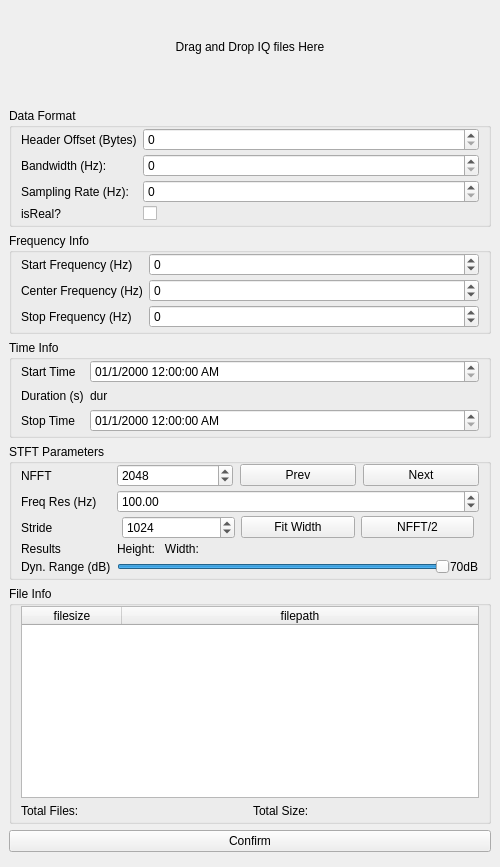
<?xml version="1.0" encoding="UTF-8"?>
<ui version="4.0">
 <class>Form_SpecViewer1</class>
 <widget class="QWidget" name="Form_SpecViewer1">
  <property name="geometry">
   <rect>
    <x>0</x>
    <y>0</y>
    <width>500</width>
    <height>867</height>
   </rect>
  </property>
  <property name="acceptDrops">
   <bool>true</bool>
  </property>
  <property name="windowTitle">
   <string>Form</string>
  </property>
  <layout class="QVBoxLayout" name="verticalLayout">
   <property name="leftMargin">
    <number>0</number>
   </property>
   <property name="topMargin">
    <number>0</number>
   </property>
   <property name="rightMargin">
    <number>0</number>
   </property>
   <property name="bottomMargin">
    <number>0</number>
   </property>
   <item>
    <widget class="QLabel" name="instruction_label">
     <property name="sizePolicy">
      <sizepolicy hsizetype="Expanding" vsizetype="Expanding">
       <horstretch>0</horstretch>
       <verstretch>0</verstretch>
      </sizepolicy>
     </property>
     <property name="acceptDrops">
      <bool>true</bool>
     </property>
     <property name="text">
      <string>Drag and Drop IQ files Here</string>
     </property>
     <property name="alignment">
      <set>Qt::AlignmentFlag::AlignCenter</set>
     </property>
    </widget>
   </item>
   <item>
    <widget class="QWidget" name="FormB" native="true">
     <layout class="QVBoxLayout" name="FormCLayout">
      <item>
       <widget class="QGroupBox" name="DataFormatGroup">
        <property name="title">
         <string>Data Format</string>
        </property>
        <layout class="QFormLayout" name="DataFormatGroupLayout">
         <property name="verticalSpacing">
          <number>3</number>
         </property>
         <property name="topMargin">
          <number>0</number>
         </property>
         <property name="bottomMargin">
          <number>3</number>
         </property>
         <item row="0" column="0">
          <widget class="QLabel" name="header_label">
           <property name="text">
            <string>Header Offset (Bytes)</string>
           </property>
          </widget>
         </item>
         <item row="0" column="1">
          <widget class="QSpinBox" name="header_input">
           <property name="maximum">
            <number>2147483647</number>
           </property>
          </widget>
         </item>
         <item row="1" column="0">
          <widget class="QLabel" name="bandwidth_label">
           <property name="text">
            <string>Bandwidth (Hz):</string>
           </property>
          </widget>
         </item>
         <item row="1" column="1">
          <widget class="QSpinBox" name="bandwidth_input">
           <property name="maximum">
            <number>2147483647</number>
           </property>
          </widget>
         </item>
         <item row="3" column="0">
          <widget class="QLabel" name="isReal_label">
           <property name="text">
            <string>isReal?</string>
           </property>
          </widget>
         </item>
         <item row="3" column="1">
          <widget class="QCheckBox" name="isReal_input">
           <property name="text">
            <string/>
           </property>
          </widget>
         </item>
         <item row="2" column="0">
          <widget class="QLabel" name="samplingrate_label">
           <property name="text">
            <string>Sampling Rate (Hz):</string>
           </property>
          </widget>
         </item>
         <item row="2" column="1">
          <widget class="QSpinBox" name="samplingrate_input">
           <property name="minimum">
            <number>0</number>
           </property>
           <property name="maximum">
            <number>2147483647</number>
           </property>
          </widget>
         </item>
        </layout>
       </widget>
      </item>
      <item>
       <widget class="QGroupBox" name="FrequencyGroup">
        <property name="title">
         <string>Frequency Info</string>
        </property>
        <layout class="QFormLayout" name="DataFrequencyGroupLayout">
         <property name="verticalSpacing">
          <number>3</number>
         </property>
         <property name="topMargin">
          <number>0</number>
         </property>
         <property name="bottomMargin">
          <number>3</number>
         </property>
         <item row="1" column="0">
          <widget class="QLabel" name="startfreq_label">
           <property name="text">
            <string>Start Frequency (Hz)</string>
           </property>
          </widget>
         </item>
         <item row="1" column="1">
          <widget class="QSpinBox" name="startfreq_input">
           <property name="minimum">
            <number>-2147483647</number>
           </property>
           <property name="maximum">
            <number>2147483647</number>
           </property>
          </widget>
         </item>
         <item row="2" column="0">
          <widget class="QLabel" name="centerfreq_label">
           <property name="text">
            <string>Center Frequency (Hz)</string>
           </property>
          </widget>
         </item>
         <item row="2" column="1">
          <widget class="QSpinBox" name="centerfreq_input">
           <property name="minimum">
            <number>-2147483647</number>
           </property>
           <property name="maximum">
            <number>2147483647</number>
           </property>
          </widget>
         </item>
         <item row="3" column="0">
          <widget class="QLabel" name="stopfreq_label">
           <property name="text">
            <string>Stop Frequency (Hz)</string>
           </property>
          </widget>
         </item>
         <item row="3" column="1">
          <widget class="QSpinBox" name="stopfreq_input">
           <property name="minimum">
            <number>-2147483647</number>
           </property>
           <property name="maximum">
            <number>2147483647</number>
           </property>
          </widget>
         </item>
        </layout>
       </widget>
      </item>
      <item>
       <widget class="QGroupBox" name="TimeGroup">
        <property name="title">
         <string>Time Info</string>
        </property>
        <layout class="QFormLayout" name="formLayout">
         <property name="topMargin">
          <number>0</number>
         </property>
         <property name="bottomMargin">
          <number>3</number>
         </property>
         <item row="0" column="0">
          <widget class="QLabel" name="starttime_label">
           <property name="text">
            <string>Start Time</string>
           </property>
          </widget>
         </item>
         <item row="0" column="1">
          <widget class="QDateTimeEdit" name="starttime_input">
           <property name="displayFormat">
            <string>dd/M/yyyy hh:mm:ss AP</string>
           </property>
          </widget>
         </item>
         <item row="2" column="0">
          <widget class="QLabel" name="stoptime_label">
           <property name="text">
            <string>Stop Time</string>
           </property>
          </widget>
         </item>
         <item row="2" column="1">
          <widget class="QDateTimeEdit" name="stoptime_input">
           <property name="displayFormat">
            <string>dd/M/yyyy hh:mm:ss AP</string>
           </property>
          </widget>
         </item>
         <item row="1" column="0">
          <widget class="QLabel" name="duration_label">
           <property name="text">
            <string>Duration (s)</string>
           </property>
          </widget>
         </item>
         <item row="1" column="1">
          <widget class="QLabel" name="duration">
           <property name="text">
            <string>dur</string>
           </property>
          </widget>
         </item>
        </layout>
       </widget>
      </item>
      <item>
       <widget class="QGroupBox" name="STFTParamsGroup">
        <property name="title">
         <string>STFT Parameters</string>
        </property>
        <layout class="QFormLayout" name="formLayout_2">
         <property name="verticalSpacing">
          <number>3</number>
         </property>
         <property name="topMargin">
          <number>0</number>
         </property>
         <property name="bottomMargin">
          <number>3</number>
         </property>
         <item row="0" column="0">
          <widget class="QLabel" name="nfft_label">
           <property name="text">
            <string>NFFT</string>
           </property>
          </widget>
         </item>
         <item row="0" column="1">
          <widget class="QWidget" name="fastlencontainer" native="true">
           <layout class="QHBoxLayout" name="horizontalLayout">
            <property name="spacing">
             <number>7</number>
            </property>
            <property name="leftMargin">
             <number>0</number>
            </property>
            <property name="topMargin">
             <number>0</number>
            </property>
            <property name="rightMargin">
             <number>0</number>
            </property>
            <property name="bottomMargin">
             <number>0</number>
            </property>
            <item>
             <widget class="QSpinBox" name="nfft_input">
              <property name="maximum">
               <number>99999999</number>
              </property>
              <property name="value">
               <number>2048</number>
              </property>
             </widget>
            </item>
            <item>
             <widget class="QPushButton" name="prevfastlen_btn">
              <property name="toolTip">
               <string>Previous length that is a multiple of 2, 3, 5, 7. Good for fast FFT</string>
              </property>
              <property name="text">
               <string>Prev</string>
              </property>
              <property name="iconSize">
               <size>
                <width>20</width>
                <height>15</height>
               </size>
              </property>
             </widget>
            </item>
            <item>
             <widget class="QPushButton" name="nextfastlen_btn">
              <property name="toolTip">
               <string>Next length that is a multiple of 2, 3, 5, 7. Good for fast FFT</string>
              </property>
              <property name="text">
               <string>Next</string>
              </property>
              <property name="iconSize">
               <size>
                <width>20</width>
                <height>15</height>
               </size>
              </property>
             </widget>
            </item>
           </layout>
          </widget>
         </item>
         <item row="2" column="0">
          <widget class="QLabel" name="freqresolution_label">
           <property name="text">
            <string>Freq Res (Hz)</string>
           </property>
          </widget>
         </item>
         <item row="2" column="1">
          <widget class="QDoubleSpinBox" name="freqresolution_input">
           <property name="maximum">
            <double>99999.990000000005239</double>
           </property>
           <property name="value">
            <double>100.000000000000000</double>
           </property>
          </widget>
         </item>
         <item row="4" column="0">
          <widget class="QLabel" name="stride_label">
           <property name="text">
            <string>Stride</string>
           </property>
          </widget>
         </item>
         <item row="4" column="1">
          <widget class="QWidget" name="stridecontainer" native="true">
           <layout class="QHBoxLayout" name="horizontalLayout_2">
            <property name="leftMargin">
             <number>5</number>
            </property>
            <property name="topMargin">
             <number>0</number>
            </property>
            <property name="rightMargin">
             <number>5</number>
            </property>
            <property name="bottomMargin">
             <number>0</number>
            </property>
            <item>
             <widget class="QSpinBox" name="stride_input">
              <property name="maximum">
               <number>999999</number>
              </property>
              <property name="value">
               <number>1024</number>
              </property>
             </widget>
            </item>
            <item>
             <widget class="QPushButton" name="stride_fit_btn">
              <property name="text">
               <string>Fit Width</string>
              </property>
             </widget>
            </item>
            <item>
             <widget class="QPushButton" name="pushButton">
              <property name="text">
               <string>NFFT/2</string>
              </property>
             </widget>
            </item>
           </layout>
          </widget>
         </item>
         <item row="7" column="0">
          <widget class="QLabel" name="stftsize_label">
           <property name="text">
            <string>Results</string>
           </property>
          </widget>
         </item>
         <item row="7" column="1">
          <widget class="QLabel" name="stftsize">
           <property name="text">
            <string>Height:   Width: </string>
           </property>
          </widget>
         </item>
         <item row="8" column="0">
          <widget class="QLabel" name="dynamicrange_label">
           <property name="text">
            <string>Dyn. Range (dB)</string>
           </property>
          </widget>
         </item>
         <item row="8" column="1">
          <widget class="QWidget" name="dynamicrange_container" native="true">
           <layout class="QHBoxLayout" name="horizontalLayout_3">
            <property name="spacing">
             <number>0</number>
            </property>
            <property name="leftMargin">
             <number>0</number>
            </property>
            <property name="topMargin">
             <number>0</number>
            </property>
            <property name="rightMargin">
             <number>0</number>
            </property>
            <property name="bottomMargin">
             <number>0</number>
            </property>
            <item>
             <widget class="QSlider" name="dynamicrange_input">
              <property name="minimum">
               <number>10</number>
              </property>
              <property name="maximum">
               <number>70</number>
              </property>
              <property name="value">
               <number>70</number>
              </property>
              <property name="orientation">
               <enum>Qt::Orientation::Horizontal</enum>
              </property>
              <property name="invertedAppearance">
               <bool>false</bool>
              </property>
              <property name="tickPosition">
               <enum>QSlider::TickPosition::NoTicks</enum>
              </property>
              <property name="tickInterval">
               <number>10</number>
              </property>
             </widget>
            </item>
            <item>
             <widget class="QLabel" name="dynamicrange_value">
              <property name="text">
               <string>70dB</string>
              </property>
             </widget>
            </item>
           </layout>
          </widget>
         </item>
        </layout>
       </widget>
      </item>
      <item>
       <widget class="QGroupBox" name="FileInfoGroupBox">
        <property name="title">
         <string>File Info</string>
        </property>
        <layout class="QGridLayout" name="gridLayout">
         <property name="topMargin">
          <number>0</number>
         </property>
         <property name="bottomMargin">
          <number>3</number>
         </property>
         <item row="1" column="0">
          <widget class="QLabel" name="countlabel">
           <property name="text">
            <string>Total Files:</string>
           </property>
          </widget>
         </item>
         <item row="1" column="1">
          <widget class="QLabel" name="sizelabel">
           <property name="text">
            <string>Total Size: </string>
           </property>
          </widget>
         </item>
         <item row="0" column="0" colspan="2">
          <widget class="QTableWidget" name="urltable">
           <property name="editTriggers">
            <set>QAbstractItemView::EditTrigger::NoEditTriggers</set>
           </property>
           <property name="showGrid">
            <bool>false</bool>
           </property>
           <property name="cornerButtonEnabled">
            <bool>false</bool>
           </property>
           <property name="columnCount">
            <number>2</number>
           </property>
           <attribute name="horizontalHeaderStretchLastSection">
            <bool>true</bool>
           </attribute>
           <column>
            <property name="text">
             <string>filesize</string>
            </property>
           </column>
           <column>
            <property name="text">
             <string>filepath</string>
            </property>
           </column>
          </widget>
         </item>
        </layout>
       </widget>
      </item>
      <item>
       <widget class="QPushButton" name="confirm_button">
        <property name="text">
         <string>Confirm</string>
        </property>
       </widget>
      </item>
     </layout>
    </widget>
   </item>
   <item>
    <widget class="SpectrumViewer" name="spectrumviewer" native="true"/>
   </item>
  </layout>
 </widget>
 <customwidgets>
  <customwidget>
   <class>SpectrumViewer</class>
   <extends>QWidget</extends>
   <header>include/spectrumviewer.h</header>
   <container>1</container>
  </customwidget>
 </customwidgets>
 <resources/>
 <connections/>
</ui>
